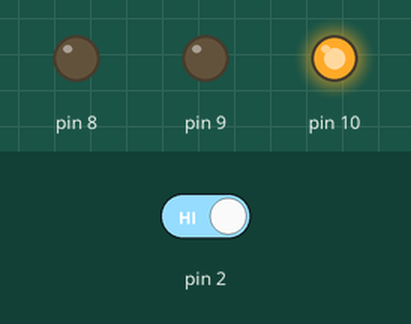
This sketch was run on a simulated Arduino Uno, built with avr-gcc and run on an emulated ATmega328P. Parts: output pins drawn as LEDs (lit = HIGH). Inputs (shaded band) come from the test bench; at power-on: pin 2 HIGH.

Above: at 5.0 s.
5.1 s: pin 2 driven LOW
At 5.6 s:
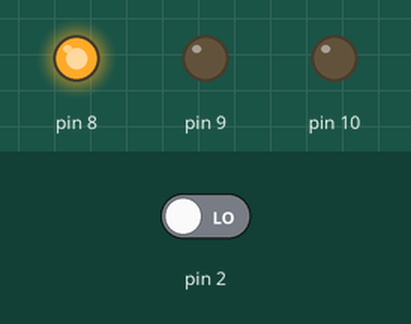
Timing chart, 0 to 8.1 s (numbered marks = the images above; inputs shaded):
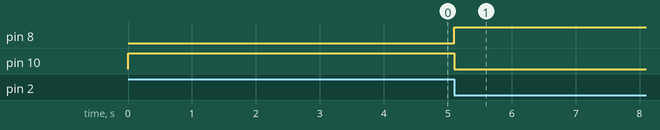

The sketch:

main.ino
```cpp
#define INT0_vect _VECTOR(1)                 // External Interrupt Request 0
#define TIMER1_OVF_vect _VECTOR(13) // Timer 1 Overflow

#define F_CPU 16000000UL

#include <avr/io.h>
#include <util/delay.h>

ISR(INT0_vect)
{
    if (PORTB == 0b00000100)
    {
        PORTB = 0b00000001;
    }
    TCNT1 = 3036;
}

ISR(TIMER1_OVF_vect)
{
    if (PORTB  == 0b00000001)
    {
        PORTB = 0b00000010;
        TCNT1 = 49911;
    }
    else if (PORTB == 0b00000010)
    {
        PORTB =  0b00000100;
    }
}

int main() {
  //set port
    DDRB = 0b00000111;
    //set i/o init
    PORTB = 0b00000100;

    EICRA = EICRA | 0b00000000; //Set the edge trigger mode
    EIMSK = EIMSK | 0b00000001; // Enable INT0 interrupts

    //set timer
    TCCR1A = 0b00000000;	// norm set
    TCCR1B = 0b00000101;	//Set prescaler to 1024
    TCNT1 = 0;            		// Reset Timer 1 count
    TIMSK1 = 0b00000001; 	// Enable Timer 1 overflow interrupts

    sei();         // Enable global interrupts
    while (1);
}
```

Measured:
- after the input at 5.1 s, pin 8: LOW → HIGH at once; pin 10: HIGH → LOW at once
